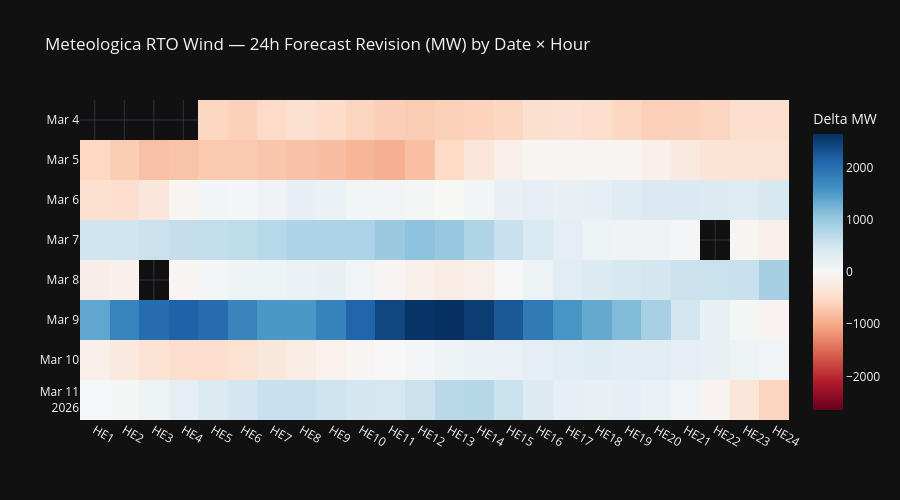

Notebook source saved alongside this figure:
### Code cell
# Heatmap: 24h delta across all dates x hours
pivot_24h = df.pivot_table(
    index="forecast_date", columns="hour_ending", values="delta_24h",
)

fig = px.imshow(
    pivot_24h.values,
    x=[f"HE{int(c)}" for c in pivot_24h.columns],
    y=[str(d) for d in pivot_24h.index],
    color_continuous_scale="RdBu",
    color_continuous_midpoint=0,
    aspect="auto",
    title="Meteologica RTO Wind \u2014 24h Forecast Revision (MW) by Date \u00d7 Hour",
    labels={"color": "Delta MW"},
    template="plotly_dark",
)
fig.update_layout(height=500)
fig.show()

### Figure 1 — Plotly figure (JSON) as saved in the notebook; plotly's stock layout.template omitted (floating-point values rounded to 4 significant figures; data arrays with more than 128 entries replaced by an {"elided": "..."} marker saying what was removed)
{"data": [{"coloraxis": "coloraxis", "hovertemplate": "x: %{x}<br>y: %{y}<br>Delta MW: %{z}<extra></extra>", "name": "0", "type": "heatmap", "x": ["HE1", "HE2", "HE3", "HE4", "HE5", "HE6", "HE7", "HE8", "HE9", "HE10", "HE11", "HE12", "HE13", "HE14", "HE15", "HE16", "HE17", "HE18", "HE19", "HE20", "HE21", "HE22", "HE23", "HE24"], "xaxis": "x", "y": ["2026-03-04", "2026-03-05", "2026-03-06", "2026-03-07", "2026-03-08", "2026-03-09", "2026-03-10", "2026-03-11"], "yaxis": "y", "z": {"elided": "8x24 float values"}}], "layout": {"coloraxis": {"cmid": 0, "colorbar": {"title": {"text": "Delta MW"}}, "colorscale": [[0, "rgb(103,0,31)"], [0.1, "rgb(178,24,43)"], [0.2, "rgb(214,96,77)"], [0.3, "rgb(244,165,130)"], [0.4, "rgb(253,219,199)"], [0.5, "rgb(247,247,247)"], [0.6, "rgb(209,229,240)"], [0.7, "rgb(146,197,222)"], [0.8, "rgb(67,147,195)"], [0.9, "rgb(33,102,172)"], [1, "rgb(5,48,97)"]]}, "height": 500, "title": {"text": "Meteologica RTO Wind — 24h Forecast Revision (MW) by Date × Hour"}, "xaxis": {"anchor": "y", "domain": [0, 1]}, "yaxis": {"anchor": "x", "autorange": "reversed", "domain": [0, 1]}}}
